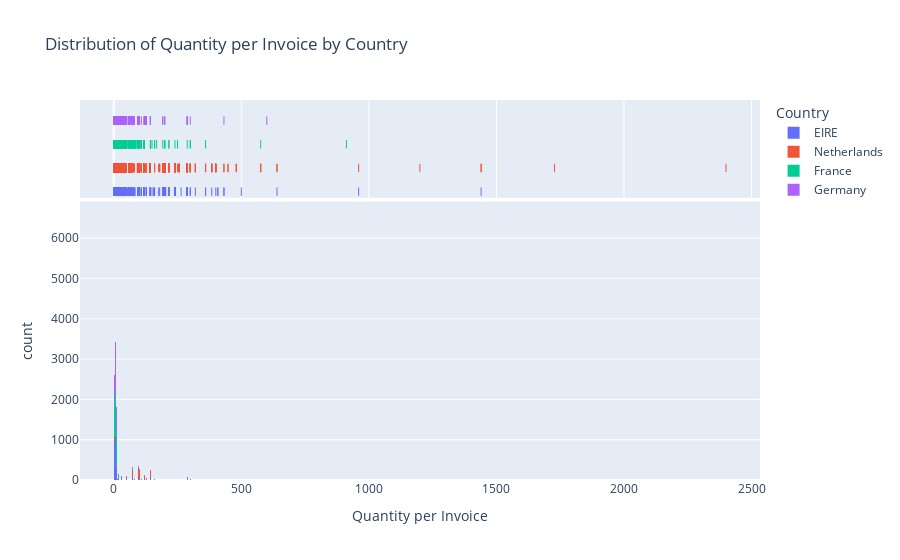

Source (notebook cell):
### Markdown cell above
## 4. Create a set of interactive histograms showing the distributions of quantity per invoice for the following countries: EIRE, Germany, France, and Netherlands.

### Code cell
# Filter the data for the specified countries
selected_countries = ['EIRE', 'Germany', 'France', 'Netherlands']
filtered_data = df[df['Country'].isin(selected_countries)]

# Create interactive histograms
fig = px.histogram(
    filtered_data,
    x='Quantity',
    color='Country',
    title='Distribution of Quantity per Invoice by Country',
    labels={'Quantity': 'Quantity per Invoice'},
    marginal='rug'  # Adds rug plots to show data points
)

# Show the interactive histograms
fig.show()

### Figure 1 — Plotly figure (JSON) as saved in the notebook; plotly's stock layout.template omitted (floating-point values rounded to 4 significant figures; data arrays with more than 128 entries replaced by an {"elided": "..."} marker saying what was removed)
{"data": [{"alignmentgroup": "True", "bingroup": "x", "hovertemplate": "Country=EIRE<br>Quantity per Invoice=%{x}<br>count=%{y}<extra></extra>", "legendgroup": "EIRE", "marker": {"color": "#636efa", "pattern": {"shape": ""}}, "name": "EIRE", "offsetgroup": "EIRE", "orientation": "v", "showlegend": true, "type": "histogram", "x": {"elided": "7136 int values"}, "xaxis": "x", "yaxis": "y"}, {"alignmentgroup": "True", "boxpoints": "all", "fillcolor": "rgba(255,255,255,0)", "hoveron": "points", "hovertemplate": "Country=EIRE<br>Quantity per Invoice=%{x}<extra></extra>", "jitter": 0, "legendgroup": "EIRE", "line": {"color": "rgba(255,255,255,0)"}, "marker": {"color": "#636efa", "symbol": "line-ns-open"}, "name": "EIRE", "offsetgroup": "EIRE", "showlegend": false, "type": "box", "x": {"elided": "7136 int values"}, "xaxis": "x2", "yaxis": "y2"}, {"alignmentgroup": "True", "bingroup": "x", "hovertemplate": "Country=Netherlands<br>Quantity per Invoice=%{x}<br>count=%{y}<extra></extra>", "legendgroup": "Netherlands", "marker": {"color": "#EF553B", "pattern": {"shape": ""}}, "name": "Netherlands", "offsetgroup": "Netherlands", "orientation": "v", "showlegend": true, "type": "histogram", "x": {"elided": "2322 int values"}, "xaxis": "x", "yaxis": "y"}, {"alignmentgroup": "True", "boxpoints": "all", "fillcolor": "rgba(255,255,255,0)", "hoveron": "points", "hovertemplate": "Country=Netherlands<br>Quantity per Invoice=%{x}<extra></extra>", "jitter": 0, "legendgroup": "Netherlands", "line": {"color": "rgba(255,255,255,0)"}, "marker": {"color": "#EF553B", "symbol": "line-ns-open"}, "name": "Netherlands", "offsetgroup": "Netherlands", "showlegend": false, "type": "box", "x": {"elided": "2322 int values"}, "xaxis": "x2", "yaxis": "y2"}, {"alignmentgroup": "True", "bingroup": "x", "hovertemplate": "Country=France<br>Quantity per Invoice=%{x}<br>count=%{y}<extra></extra>", "legendgroup": "France", "marker": {"color": "#00cc96", "pattern": {"shape": ""}}, "name": "France", "offsetgroup": "France", "orientation": "v", "showlegend": true, "type": "histogram", "x": {"elided": "8034 int values"}, "xaxis": "x", "yaxis": "y"}, {"alignmentgroup": "True", "boxpoints": "all", "fillcolor": "rgba(255,255,255,0)", "hoveron": "points", "hovertemplate": "Country=France<br>Quantity per Invoice=%{x}<extra></extra>", "jitter": 0, "legendgroup": "France", "line": {"color": "rgba(255,255,255,0)"}, "marker": {"color": "#00cc96", "symbol": "line-ns-open"}, "name": "France", "offsetgroup": "France", "showlegend": false, "type": "box", "x": {"elided": "8034 int values"}, "xaxis": "x2", "yaxis": "y2"}, {"alignmentgroup": "True", "bingroup": "x", "hovertemplate": "Country=Germany<br>Quantity per Invoice=%{x}<br>count=%{y}<extra></extra>", "legendgroup": "Germany", "marker": {"color": "#ab63fa", "pattern": {"shape": ""}}, "name": "Germany", "offsetgroup": "Germany", "orientation": "v", "showlegend": true, "type": "histogram", "x": {"elided": "8658 int values"}, "xaxis": "x", "yaxis": "y"}, {"alignmentgroup": "True", "boxpoints": "all", "fillcolor": "rgba(255,255,255,0)", "hoveron": "points", "hovertemplate": "Country=Germany<br>Quantity per Invoice=%{x}<extra></extra>", "jitter": 0, "legendgroup": "Germany", "line": {"color": "rgba(255,255,255,0)"}, "marker": {"color": "#ab63fa", "symbol": "line-ns-open"}, "name": "Germany", "offsetgroup": "Germany", "showlegend": false, "type": "box", "x": {"elided": "8658 int values"}, "xaxis": "x2", "yaxis": "y2"}], "layout": {"barmode": "relative", "legend": {"title": {"text": "Country"}, "tracegroupgap": 0}, "title": {"text": "Distribution of Quantity per Invoice by Country"}, "xaxis": {"anchor": "y", "domain": [0, 1], "title": {"text": "Quantity per Invoice"}}, "xaxis2": {"anchor": "y2", "domain": [0, 1], "matches": "x", "showgrid": true, "showticklabels": false}, "yaxis": {"anchor": "x", "domain": [0, 0.7326], "title": {"text": "count"}}, "yaxis2": {"anchor": "x2", "domain": [0.7426, 1], "matches": "y2", "showgrid": false, "showline": false, "showticklabels": false, "ticks": ""}}}
